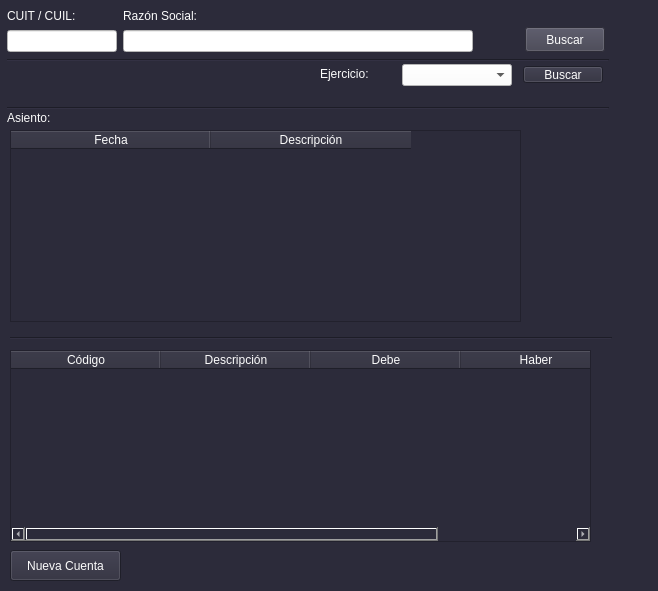
<?xml version="1.0" encoding="UTF-8"?>
<ui version="4.0">
 <class>form_cuentas</class>
 <widget class="QWidget" name="form_cuentas">
  <property name="geometry">
   <rect>
    <x>0</x>
    <y>0</y>
    <width>658</width>
    <height>591</height>
   </rect>
  </property>
  <property name="windowTitle">
   <string>Cuentas</string>
  </property>
  <property name="styleSheet">
   <string notr="true">color: rgb(3, 3, 3);
background-color: rgb(44, 43, 58);
font: 10pt &quot;Liberation Sans&quot;;
color: rgb(252, 252, 252);
selection-background-color: rgb(155, 155, 185);</string>
  </property>
  <widget class="QWidget" name="layoutWidget">
   <property name="geometry">
    <rect>
     <x>7</x>
     <y>7</y>
     <width>598</width>
     <height>45</height>
    </rect>
   </property>
   <layout class="QHBoxLayout" name="horizontalLayout_15">
    <item>
     <layout class="QVBoxLayout" name="verticalLayout_3">
      <item>
       <widget class="QLabel" name="label_15">
        <property name="text">
         <string>CUIT / CUIL: </string>
        </property>
       </widget>
      </item>
      <item>
       <widget class="QLineEdit" name="lne_cuit">
        <property name="minimumSize">
         <size>
          <width>110</width>
          <height>0</height>
         </size>
        </property>
        <property name="maximumSize">
         <size>
          <width>110</width>
          <height>16777215</height>
         </size>
        </property>
        <property name="styleSheet">
         <string notr="true">background-color: rgb(255, 255, 255);
color: rgb(0, 0, 0);</string>
        </property>
        <property name="text">
         <string/>
        </property>
       </widget>
      </item>
     </layout>
    </item>
    <item>
     <layout class="QVBoxLayout" name="verticalLayout_4">
      <item>
       <widget class="QLabel" name="label_16">
        <property name="text">
         <string>Razón Social: </string>
        </property>
       </widget>
      </item>
      <item>
       <widget class="QLineEdit" name="lne_razon_social">
        <property name="minimumSize">
         <size>
          <width>350</width>
          <height>0</height>
         </size>
        </property>
        <property name="maximumSize">
         <size>
          <width>350</width>
          <height>16777215</height>
         </size>
        </property>
        <property name="styleSheet">
         <string notr="true">background-color: rgb(255, 255, 255);
color: rgb(0, 0, 0);</string>
        </property>
       </widget>
      </item>
     </layout>
    </item>
    <item>
     <spacer name="horizontalSpacer_4">
      <property name="orientation">
       <enum>Qt::Horizontal</enum>
      </property>
      <property name="sizeHint" stdset="0">
       <size>
        <width>40</width>
        <height>20</height>
       </size>
      </property>
     </spacer>
    </item>
    <item alignment="Qt::AlignBottom">
     <widget class="QPushButton" name="btn_buscar">
      <property name="minimumSize">
       <size>
        <width>0</width>
        <height>25</height>
       </size>
      </property>
      <property name="maximumSize">
       <size>
        <width>16777215</width>
        <height>25</height>
       </size>
      </property>
      <property name="styleSheet">
       <string notr="true">background-color: rgb(64, 63, 78);</string>
      </property>
      <property name="text">
       <string>Buscar</string>
      </property>
     </widget>
    </item>
   </layout>
  </widget>
  <widget class="Line" name="line">
   <property name="geometry">
    <rect>
     <x>7</x>
     <y>52</y>
     <width>602</width>
     <height>16</height>
    </rect>
   </property>
   <property name="orientation">
    <enum>Qt::Horizontal</enum>
   </property>
  </widget>
  <widget class="QComboBox" name="cbx_ejercicio">
   <property name="geometry">
    <rect>
     <x>402</x>
     <y>64</y>
     <width>110</width>
     <height>22</height>
    </rect>
   </property>
   <property name="minimumSize">
    <size>
     <width>110</width>
     <height>0</height>
    </size>
   </property>
   <property name="maximumSize">
    <size>
     <width>110</width>
     <height>16777215</height>
    </size>
   </property>
   <property name="styleSheet">
    <string notr="true">background-color: rgb(255, 255, 255);
color: rgb(0, 0, 0);</string>
   </property>
  </widget>
  <widget class="QLabel" name="label_21">
   <property name="geometry">
    <rect>
     <x>320</x>
     <y>66</y>
     <width>61</width>
     <height>16</height>
    </rect>
   </property>
   <property name="text">
    <string>Ejercicio:</string>
   </property>
  </widget>
  <widget class="QPushButton" name="btn_buscar_asiento">
   <property name="geometry">
    <rect>
     <x>523</x>
     <y>66</y>
     <width>80</width>
     <height>17</height>
    </rect>
   </property>
   <property name="text">
    <string>Buscar</string>
   </property>
  </widget>
  <widget class="Line" name="line_2">
   <property name="geometry">
    <rect>
     <x>7</x>
     <y>100</y>
     <width>602</width>
     <height>16</height>
    </rect>
   </property>
   <property name="orientation">
    <enum>Qt::Horizontal</enum>
   </property>
  </widget>
  <widget class="QTableWidget" name="tw_asiento">
   <property name="geometry">
    <rect>
     <x>10</x>
     <y>130</y>
     <width>511</width>
     <height>192</height>
    </rect>
   </property>
   <property name="selectionBehavior">
    <enum>QAbstractItemView::SelectRows</enum>
   </property>
   <attribute name="horizontalHeaderDefaultSectionSize">
    <number>200</number>
   </attribute>
   <column>
    <property name="text">
     <string>Fecha</string>
    </property>
   </column>
   <column>
    <property name="text">
     <string>Descripción</string>
    </property>
   </column>
  </widget>
  <widget class="QLabel" name="label_4">
   <property name="geometry">
    <rect>
     <x>7</x>
     <y>110</y>
     <width>61</width>
     <height>16</height>
    </rect>
   </property>
   <property name="text">
    <string>Asiento:</string>
   </property>
  </widget>
  <widget class="QTableWidget" name="tw_cuentas">
   <property name="geometry">
    <rect>
     <x>10</x>
     <y>350</y>
     <width>581</width>
     <height>192</height>
    </rect>
   </property>
   <property name="selectionBehavior">
    <enum>QAbstractItemView::SelectRows</enum>
   </property>
   <attribute name="horizontalHeaderDefaultSectionSize">
    <number>150</number>
   </attribute>
   <column>
    <property name="text">
     <string>Código</string>
    </property>
   </column>
   <column>
    <property name="text">
     <string>Descripción</string>
    </property>
   </column>
   <column>
    <property name="text">
     <string>Debe</string>
    </property>
   </column>
   <column>
    <property name="text">
     <string>Haber</string>
    </property>
   </column>
  </widget>
  <widget class="Line" name="line_3">
   <property name="geometry">
    <rect>
     <x>10</x>
     <y>330</y>
     <width>602</width>
     <height>16</height>
    </rect>
   </property>
   <property name="orientation">
    <enum>Qt::Horizontal</enum>
   </property>
  </widget>
  <widget class="QPushButton" name="btn_nueva_cuenta">
   <property name="geometry">
    <rect>
     <x>10</x>
     <y>550</y>
     <width>111</width>
     <height>31</height>
    </rect>
   </property>
   <property name="text">
    <string>Nueva Cuenta</string>
   </property>
  </widget>
 </widget>
 <resources/>
 <connections/>
</ui>
